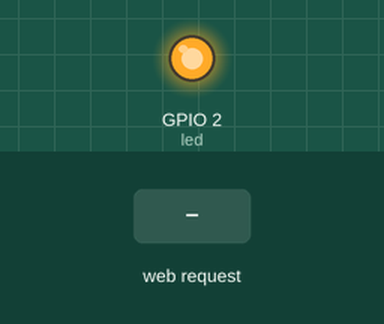
Simulated run of this sketch. Board: ESP8266 (NodeMCU). Shown: output pins drawn as LEDs (lit = HIGH). The inputs (shaded band) are chosen by the test bench. WiFi joins after 1.5 s; servers stay silent unless stated; what the sketch prints to the serial monitor is not drawn.

Above: at 2.7 s.
2.8 s: HTTP request GET /ledoff received
At 3.2 s:
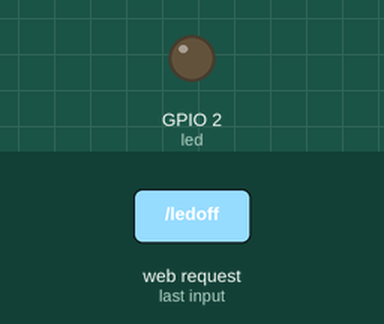
4.3 s: HTTP request GET /ledon received
At 5.5 s:
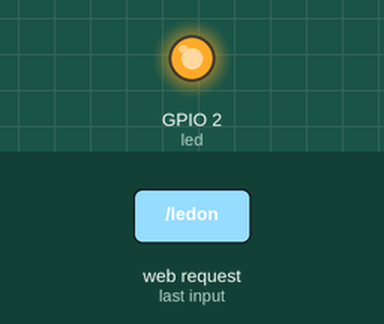
Timing chart, 0 to 7.3 s (numbered marks = the images above; inputs shaded):
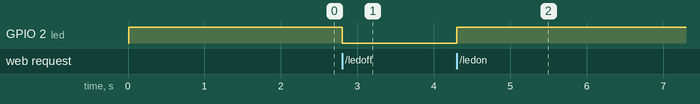

The sketch:

LED_with_webserver.ino
```cpp
/*
 * Project name: LED Web Server
 * Description: Control a LED with a browser
 * Hostpage: https://github.com/LeandroTeodoroRJ/ESP8266
 * Stable: Yes
 * Version: 1.0
 * Last Uptate: 15.03.24
 * Dependences: ESP8266WiFi
 * Current: Yes
 * Maintainer: leandroteodoro.rj@gmail.com
 * Architecture: ModeMCU Ver3.0 - ESP8266
 * Compile/Interpreter: Arduino IDE Ver 2.3.2
 * Access: Public
 * Changelog: No
 * Readme and Documents: No
 * Links: No
 * Other Notes:
 *  To the NodeMCU on-board LED the logic is inverted.
 *
 */

#include <ESP8266WiFi.h>

const char* ssid = "LAN SSID name";
const char* password = "LAN password";

WiFiServer server(80);

#define led 2

void setup() {
  Serial.begin(115200);
  delay(10);

  pinMode(led, OUTPUT);
  digitalWrite(led, HIGH);

  WiFi.begin(ssid, password);

  while (WiFi.status() != WL_CONNECTED) {
    delay(500);
    Serial.print(".");
  }

  Serial.println("");
  Serial.println("Connected!");

  //Start server
  server.begin();
  Serial.println("Server Started!");

  //Server IP Address
  Serial.print("Server IP: ");
  Serial.print("http://");
  Serial.print(WiFi.localIP());
  Serial.println("/");

}

void loop() {
  // Initialize client object
  WiFiClient client = server.available();
  if (!client) {
    return;
  }

  String req = client.readStringUntil('\r');
  client.flush();

  String txt = "";

  txt += "HTTP/1.1 200 OK\r\nContent-Type: text/html\r\n\r\n<!DOCTYPE HTML>\r\n<html>\r\n";
  txt += "<h3>Led WebServer</h3>";
  txt += "<p><a href=\"ledon\"><button>TURN ON</button></a></p>";
  txt += "<p><a href=\"ledoff\"><button>TURN OFF</button></a></p>";
  txt += "</html>\n";
  client.print(txt);
  client.flush();

  if (req.indexOf("ledon") != -1)
  {
    digitalWrite(led, HIGH);
  }
  else if (req.indexOf("ledoff") != -1)
  {
    digitalWrite(led, LOW);
  }
client.stop();
}
```

Measured:
- after the input at 2.8 s, GPIO 2 (led): HIGH → LOW at once
- after the input at 4.3 s, GPIO 2 (led): LOW → HIGH at once
